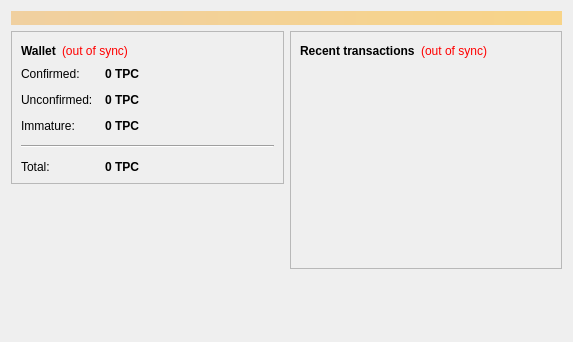
<?xml version="1.0" encoding="UTF-8"?>
<ui version="4.0">
 <class>OverviewPage</class>
 <widget class="QWidget" name="OverviewPage">
  <property name="geometry">
   <rect>
    <x>0</x>
    <y>0</y>
    <width>573</width>
    <height>342</height>
   </rect>
  </property>
  <property name="windowTitle">
   <string>Form</string>
  </property>
  <layout class="QVBoxLayout" name="topLayout">
   <item>
    <widget class="QLabel" name="labelAlerts">
     <property name="visible">
      <bool>false</bool>
     </property>
     <property name="styleSheet">
      <string notr="true">background-color: qlineargradient(x1: 0, y1: 0, x2: 1, y2: 0, stop:0 #F0D0A0, stop:1 #F8D488); color:#000000;</string>
     </property>
     <property name="wordWrap">
      <bool>true</bool>
     </property>
     <property name="margin">
      <number>3</number>
     </property>
    </widget>
   </item>
   <item>
    <layout class="QHBoxLayout" name="horizontalLayout" stretch="1,1">
     <item>
      <layout class="QVBoxLayout" name="verticalLayout_2">
       <item>
        <widget class="QFrame" name="frame">
         <property name="frameShape">
          <enum>QFrame::StyledPanel</enum>
         </property>
         <property name="frameShadow">
          <enum>QFrame::Raised</enum>
         </property>
         <layout class="QVBoxLayout" name="verticalLayout_4">
          <item>
           <layout class="QHBoxLayout" name="horizontalLayout_4">
            <item>
             <widget class="QLabel" name="label_5">
              <property name="font">
               <font>
                <weight>75</weight>
                <bold>true</bold>
               </font>
              </property>
              <property name="text">
               <string>Wallet</string>
              </property>
             </widget>
            </item>
            <item>
             <widget class="QLabel" name="labelWalletStatus">
              <property name="toolTip">
               <string>The displayed information may be out of date. Your wallet automatically synchronizes with the TipaulCoin network after a connection is established, but this process has not completed yet.</string>
              </property>
              <property name="styleSheet">
               <string notr="true">QLabel { color: red; }</string>
              </property>
              <property name="text">
               <string notr="true">(out of sync)</string>
              </property>
              <property name="alignment">
               <set>Qt::AlignLeading|Qt::AlignLeft|Qt::AlignVCenter</set>
              </property>
             </widget>
            </item>
            <item>
             <spacer name="horizontalSpacer_2">
              <property name="orientation">
               <enum>Qt::Horizontal</enum>
              </property>
              <property name="sizeHint" stdset="0">
               <size>
                <width>40</width>
                <height>20</height>
               </size>
              </property>
             </spacer>
            </item>
           </layout>
          </item>
          <item>
           <layout class="QFormLayout" name="formLayout_2">
            <property name="fieldGrowthPolicy">
             <enum>QFormLayout::AllNonFixedFieldsGrow</enum>
            </property>
            <property name="horizontalSpacing">
             <number>12</number>
            </property>
            <property name="verticalSpacing">
             <number>12</number>
            </property>
            <item row="0" column="0">
             <widget class="QLabel" name="label">
              <property name="text">
               <string>Confirmed:</string>
              </property>
             </widget>
            </item>
            <item row="0" column="1">
             <widget class="QLabel" name="labelBalance">
              <property name="font">
               <font>
                <weight>75</weight>
                <bold>true</bold>
               </font>
              </property>
              <property name="cursor">
               <cursorShape>IBeamCursor</cursorShape>
              </property>
              <property name="toolTip">
               <string>Your current spendable balance</string>
              </property>
              <property name="text">
               <string notr="true">0 TPC</string>
              </property>
              <property name="textInteractionFlags">
               <set>Qt::LinksAccessibleByMouse|Qt::TextSelectableByKeyboard|Qt::TextSelectableByMouse</set>
              </property>
             </widget>
            </item>
            <item row="1" column="0">
             <widget class="QLabel" name="label_3">
              <property name="text">
               <string>Unconfirmed:</string>
              </property>
             </widget>
            </item>
            <item row="1" column="1">
             <widget class="QLabel" name="labelUnconfirmed">
              <property name="font">
               <font>
                <weight>75</weight>
                <bold>true</bold>
               </font>
              </property>
              <property name="cursor">
               <cursorShape>IBeamCursor</cursorShape>
              </property>
              <property name="toolTip">
               <string>Total of transactions that have yet to be confirmed, and do not yet count toward the spendable balance</string>
              </property>
              <property name="text">
               <string notr="true">0 TPC</string>
              </property>
              <property name="textInteractionFlags">
               <set>Qt::LinksAccessibleByMouse|Qt::TextSelectableByKeyboard|Qt::TextSelectableByMouse</set>
              </property>
             </widget>
            </item>
            <item row="2" column="0">
             <widget class="QLabel" name="labelImmatureText">
              <property name="text">
               <string>Immature:</string>
              </property>
             </widget>
            </item>
            <item row="2" column="1">
             <widget class="QLabel" name="labelImmature">
              <property name="font">
               <font>
                <weight>75</weight>
                <bold>true</bold>
               </font>
              </property>
              <property name="toolTip">
               <string>Mined balance that has not yet matured</string>
              </property>
              <property name="text">
               <string notr="true">0 TPC</string>
              </property>
              <property name="textInteractionFlags">
               <set>Qt::LinksAccessibleByMouse|Qt::TextSelectableByKeyboard|Qt::TextSelectableByMouse</set>
              </property>
             </widget>
            </item>
            <item row="4" column="0">
             <widget class="QLabel" name="labelTotalText">
              <property name="text">
               <string>Total:</string>
              </property>
             </widget>
            </item>
            <item row="4" column="1">
             <widget class="QLabel" name="labelTotal">
              <property name="font">
               <font>
                <weight>75</weight>
                <bold>true</bold>
               </font>
              </property>
              <property name="cursor">
               <cursorShape>IBeamCursor</cursorShape>
              </property>
              <property name="toolTip">
               <string>Your current total balance</string>
              </property>
              <property name="text">
               <string notr="true">0 TPC</string>
              </property>
              <property name="textInteractionFlags">
               <set>Qt::LinksAccessibleByMouse|Qt::TextSelectableByKeyboard|Qt::TextSelectableByMouse</set>
              </property>
             </widget>
            </item>
            <item row="3" column="0" colspan="2">
             <widget class="Line" name="line">
              <property name="orientation">
               <enum>Qt::Horizontal</enum>
              </property>
             </widget>
            </item>
           </layout>
          </item>
         </layout>
        </widget>
       </item>
       <item>
        <spacer name="verticalSpacer">
         <property name="orientation">
          <enum>Qt::Vertical</enum>
         </property>
         <property name="sizeHint" stdset="0">
          <size>
           <width>20</width>
           <height>40</height>
          </size>
         </property>
        </spacer>
       </item>
      </layout>
     </item>
     <item>
      <layout class="QVBoxLayout" name="verticalLayout_3">
       <item>
        <widget class="QFrame" name="frame_2">
         <property name="frameShape">
          <enum>QFrame::StyledPanel</enum>
         </property>
         <property name="frameShadow">
          <enum>QFrame::Raised</enum>
         </property>
         <layout class="QVBoxLayout" name="verticalLayout">
          <item>
           <layout class="QHBoxLayout" name="horizontalLayout_2">
            <item>
             <widget class="QLabel" name="label_4">
              <property name="text">
               <string>&lt;b&gt;Recent transactions&lt;/b&gt;</string>
              </property>
             </widget>
            </item>
            <item>
             <widget class="QLabel" name="labelTransactionsStatus">
              <property name="toolTip">
               <string>The displayed information may be out of date. Your wallet automatically synchronizes with the TipaulCoin network after a connection is established, but this process has not completed yet.</string>
              </property>
              <property name="styleSheet">
               <string notr="true">QLabel { color: red; }</string>
              </property>
              <property name="text">
               <string notr="true">(out of sync)</string>
              </property>
              <property name="alignment">
               <set>Qt::AlignRight|Qt::AlignTrailing|Qt::AlignVCenter</set>
              </property>
             </widget>
            </item>
            <item>
             <spacer name="horizontalSpacer">
              <property name="orientation">
               <enum>Qt::Horizontal</enum>
              </property>
              <property name="sizeHint" stdset="0">
               <size>
                <width>40</width>
                <height>20</height>
               </size>
              </property>
             </spacer>
            </item>
           </layout>
          </item>
          <item>
           <widget class="QListView" name="listTransactions">
            <property name="styleSheet">
             <string notr="true">QListView { background: transparent; }</string>
            </property>
            <property name="frameShape">
             <enum>QFrame::NoFrame</enum>
            </property>
            <property name="verticalScrollBarPolicy">
             <enum>Qt::ScrollBarAlwaysOff</enum>
            </property>
            <property name="horizontalScrollBarPolicy">
             <enum>Qt::ScrollBarAlwaysOff</enum>
            </property>
            <property name="selectionMode">
             <enum>QAbstractItemView::NoSelection</enum>
            </property>
           </widget>
          </item>
         </layout>
        </widget>
       </item>
       <item>
        <spacer name="verticalSpacer_2">
         <property name="orientation">
          <enum>Qt::Vertical</enum>
         </property>
         <property name="sizeHint" stdset="0">
          <size>
           <width>20</width>
           <height>40</height>
          </size>
         </property>
        </spacer>
       </item>
      </layout>
     </item>
    </layout>
   </item>
  </layout>
 </widget>
 <resources/>
 <connections/>
</ui>
